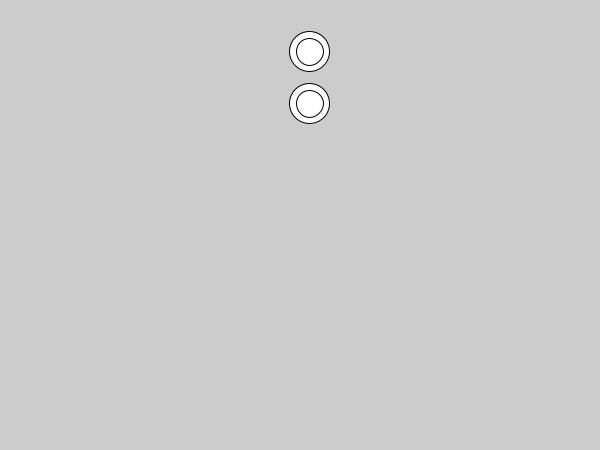
Frame 1 (no input)
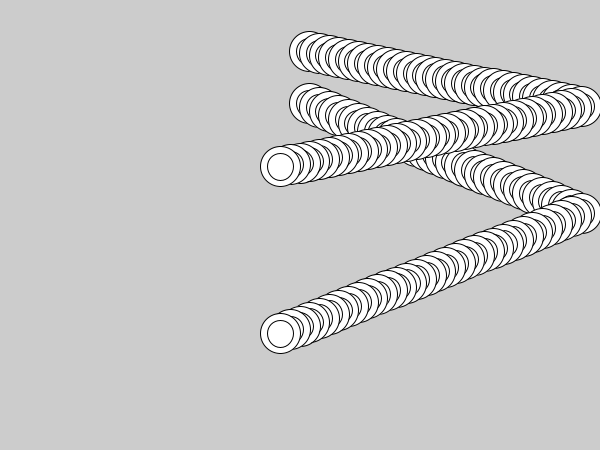
Frame 60 (the mouse pressed at the canvas centre just before this capture)
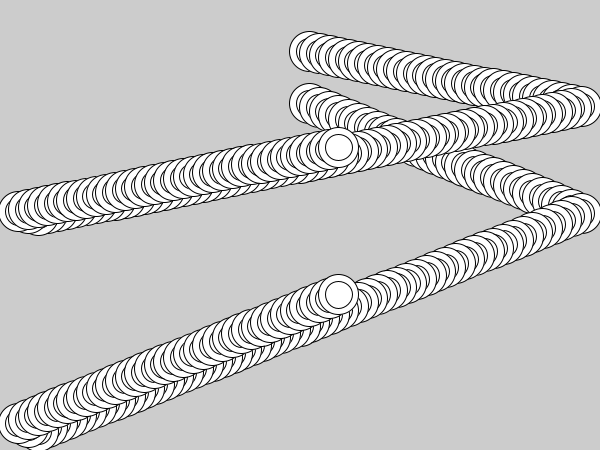
Frame 120 (the mouse held since frame 60 and released just before this capture)

The Processing sketch that drew these frames (run headless with seeded random() and noise(); from frame 60 on, the mouse is pressed at the canvas centre):

// Processing sketch: processing_182951
// ── processing_182951.pde



float posicioX;
float posicioY;
float velocitatX;
float velocitatY;
float mida= 60;
float red=255;
float green=255;
float blue=255;



void setup () {
  size (600, 450);
  posicioX=300;
  posicioY=100;
  velocitatX=random(15);
  velocitatY= random(15);
  mida= 40; 
  fill(255, 100, 100);
  rectMode(CENTER);
}

void draw() {


  
  
  posicioX= posicioX + velocitatX;
  posicioY= posicioY + velocitatY;
  
  //ACTUALITZACIÓ POSICIÓ
  fill(255);

  if (posicioX+(mida/2)>=width||posicioX-(mida/2)<=0) {
    velocitatX= -velocitatX;
  }
  if (posicioY+(mida/2)>=height||posicioY-(mida/2)<=0) {
    velocitatY=-velocitatY;
  }
  
   

  
  //COLOR
  fill(red, green, blue);  
  ellipse (posicioX, posicioY, mida, mida);
  fill (green, blue, red);
  ellipse (posicioX, posicioY, mida/1.5, mida/1.5);
  fill(blue, red, green);
  ellipse (posicioX, posicioY/2, mida, mida);
  fill (green, blue, red);
  ellipse (posicioX, posicioY/2, mida/1.5, mida/1.5);

 
}

//APRETAR MOUSE
void mouseReleased() {
  background(random(0,255), random(0, 255), random(0, 255));
  velocitatX= random (-15, 15);
  velocitatY= random (-15, 15);
  posicioX = pmouseX;
  posicioY = pmouseY;
  red = random(10, 255);
  green = random(10, 255);
  blue= random(10, 255);
}
